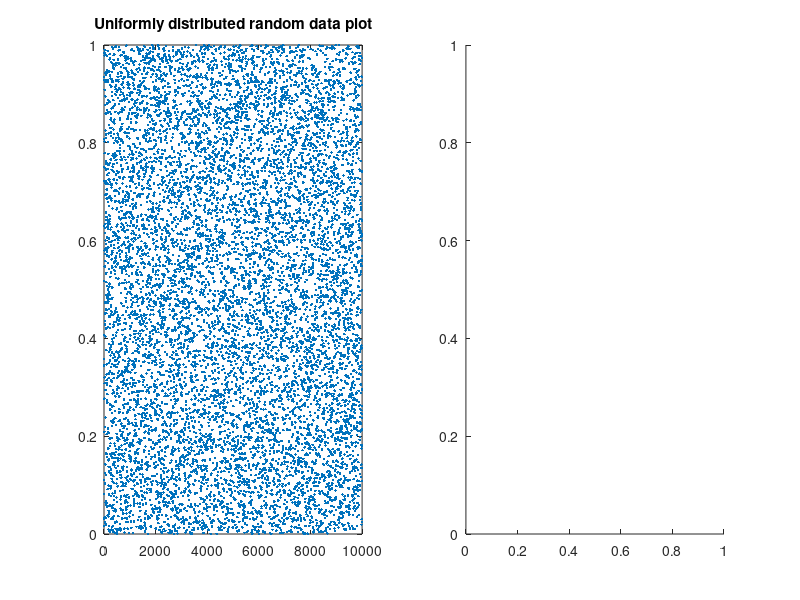

Recreate this plot in MATLAB. (Note: this script raises an error after producing the figure.)
clc; clear; close all;
% Generating a 1*n uniform probability distribution
x = rand(1,10000);
% display the size and scatter graph of data
size(x)
% create fig and give title
figure
set(gcf,'numbertitle','off','name','rand(1, 10 000)')
% subplot: first two arguments are size of grid, third is the order of the plot in the
% grid
subplot(1,2,1)
% a plot with dots
plot(x,'.'); title('Uniformly distributed random data plot')
% display new plot on existing figure
subplot(1,2,2)
% create histogram using 
histogram(x,1000); title('Histogram of uniformly distributed random data plot')
% show the size of each bin and the bin widths
[N,edges] = histcounts(x)
